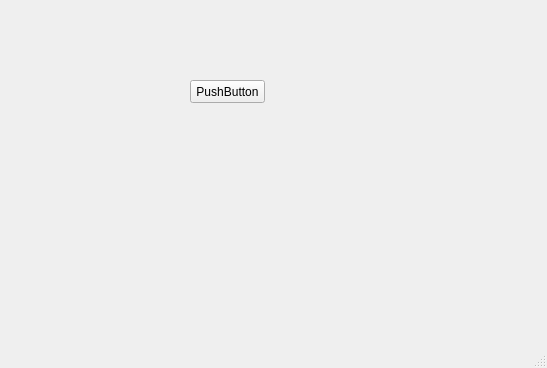
<?xml version="1.0" encoding="UTF-8"?>
<ui version="4.0">
 <class>MainWindow</class>
 <widget class="QMainWindow" name="MainWindow">
  <property name="geometry">
   <rect>
    <x>0</x>
    <y>0</y>
    <width>547</width>
    <height>368</height>
   </rect>
  </property>
  <property name="windowTitle">
   <string>MainWindow</string>
  </property>
  <widget class="QWidget" name="centralwidget">
   <widget class="QPushButton" name="pushButton">
    <property name="geometry">
     <rect>
      <x>190</x>
      <y>80</y>
      <width>75</width>
      <height>23</height>
     </rect>
    </property>
    <property name="text">
     <string>PushButton</string>
    </property>
   </widget>
  </widget>
  <widget class="QMenuBar" name="menubar">
   <property name="geometry">
    <rect>
     <x>0</x>
     <y>0</y>
     <width>547</width>
     <height>21</height>
    </rect>
   </property>
  </widget>
  <widget class="QStatusBar" name="statusbar"/>
 </widget>
 <resources/>
 <connections/>
</ui>
